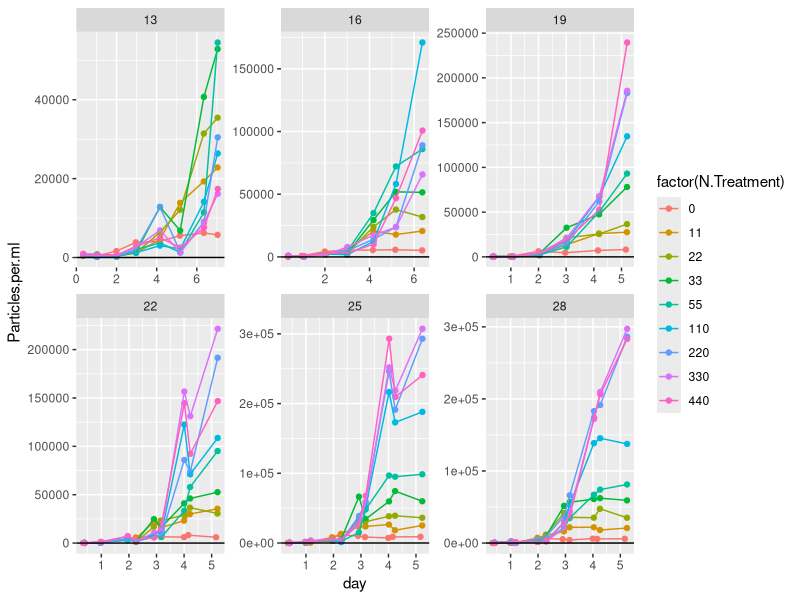
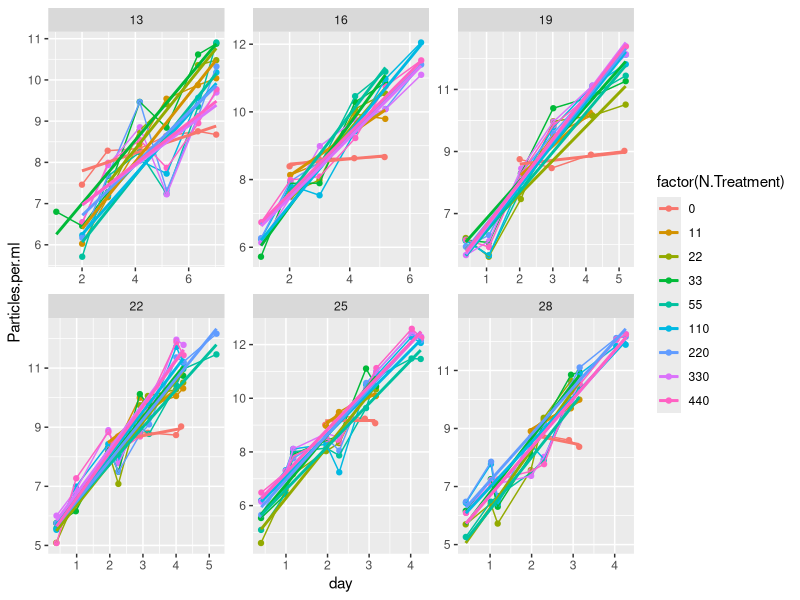
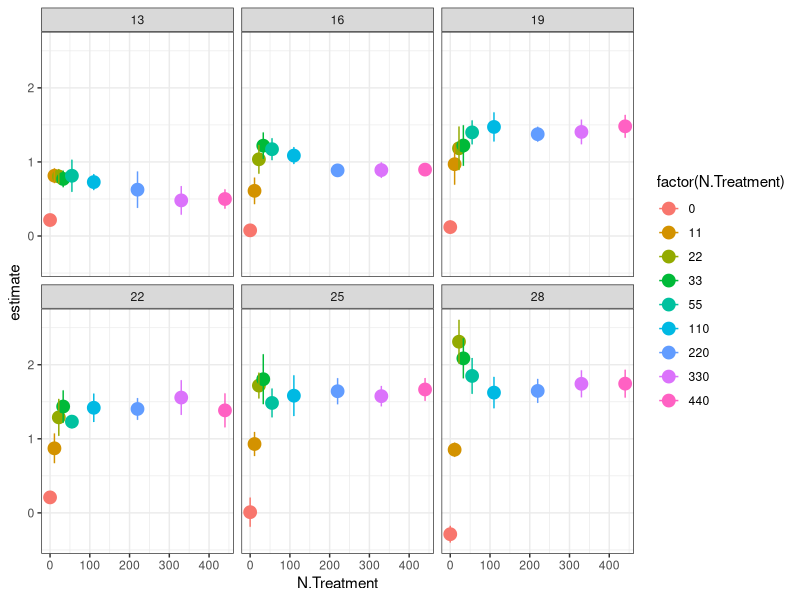

Source code (R) for these figures, in order: (Note: this script raises an error after producing the figures.)
library(tidyverse)
library(broom)
library(minpack.lm)
library(purrr)
library(stringr)

CH <- read_csv("data/monod_data/CH_15_08_02.csv")

#take raw data, add actual N concentrations
CHN<- CH %>% 	
  mutate(day = Hours.since.Innoc/24) %>% 
  mutate(N.Treatment = str_replace(N.Treatment, "1", "11")) %>%
  mutate(N.Treatment = str_replace(N.Treatment, "2", "22")) %>% 
  mutate(N.Treatment = str_replace(N.Treatment, "3", "33")) %>%
  mutate(N.Treatment = str_replace(N.Treatment, "4", "55")) %>%
  mutate(N.Treatment = str_replace(N.Treatment, "5", "110")) %>%
  mutate(N.Treatment = str_replace(N.Treatment, "6", "220")) %>%
  mutate(N.Treatment = str_replace(N.Treatment, "7", "330")) %>%
  mutate(N.Treatment = str_replace(N.Treatment, "8", "440")) %>%  
  mutate(N.Treatment = str_replace(N.Treatment, "1105", "55")) %>% 
  mutate(N.Treatment = as.numeric(N.Treatment))

#plot raw data 
CHN %>% 
  mutate(day = Hours.since.Innoc/24) %>% 
  #filter(Temperature==16) %>% 
  #mutate(Particles.per.ml = log(Particles.per.ml)) %>% 
  ggplot(data = ., aes(x = day, y = Particles.per.ml, color = factor(N.Treatment))) + geom_point() +
  facet_wrap( ~ Temperature, scales = "free") + geom_line() + geom_abline(slope = 1, intercept = 5)


#filter out data where K seems to have been reached beyond the variability expected by noise (quite arbitrary)
CHfiltered<- CH %>% 
  mutate(day = Hours.since.Innoc/24) %>% 
  filter(Temperature == 13 & N.Treatment == 8 & day>1.5 |
           Temperature == 13 & N.Treatment == 7 & day>1.5 |
           Temperature == 13 & N.Treatment == 6 & day>1.5| 
           Temperature == 13 & N.Treatment == 5 & day>1.5|
           Temperature == 13 & N.Treatment == 4 & day>1.5|
           Temperature == 13 & N.Treatment == 3 & day>0.5|
           Temperature == 13 & N.Treatment == 2 & day>2.5|
           Temperature == 13 & N.Treatment == 1 & day>1.5|
           Temperature == 13 & N.Treatment == 0 & day>1.5|
           Temperature == 16 & N.Treatment == 8 & day<7 & day>0.5|
           Temperature == 16 & N.Treatment == 7 & day<7 & day>0.5|
           Temperature == 16 & N.Treatment == 6 & day<7 & day>0.5| 
           Temperature == 16 & N.Treatment == 5 & day<7 & day>0.5|
           Temperature == 16 & N.Treatment == 4 & day<6 & day>1.5|
           Temperature == 16 & N.Treatment == 3 & day<6 & day>0.5|
           Temperature == 16 & N.Treatment == 2 & day<6 & day>1.5|
           Temperature == 16 & N.Treatment == 1 & day<6 & day>1.5|
           Temperature == 16 & N.Treatment == 0 & day<6 & day>1.5|
           Temperature == 19 & N.Treatment == 8 & day<6|
           Temperature == 19 & N.Treatment == 7 & day<6|
           Temperature == 19 & N.Treatment == 6 & day<6| 
           Temperature == 19 & N.Treatment == 5 & day<6|
           Temperature == 19 & N.Treatment == 4 & day<6|
           Temperature == 19 & N.Treatment == 3 & day<6 |
           Temperature == 19 & N.Treatment == 2 & day<6 |
           Temperature == 19 & N.Treatment == 1 & day<5 & day>1.5|
           Temperature == 19 & N.Treatment == 0 & day<6 & day>1.5|
           Temperature == 22 & N.Treatment == 8 & day<5 |
           Temperature == 22 & N.Treatment == 7 & day<5 |
           Temperature == 22 & N.Treatment == 6 & day<6 | 
           Temperature == 22 & N.Treatment == 5 & day<5 |
           Temperature == 22 & N.Treatment == 4 & day<6 |
           Temperature == 22 & N.Treatment == 3 & day<5 |
           Temperature == 22 & N.Treatment == 2 & day<5 |
           Temperature == 22 & N.Treatment == 1 & day<5 & day>1.5|
           Temperature == 22 & N.Treatment == 0 & day<5 & day>1.5|
           Temperature == 25 & N.Treatment == 8 & day<5 |
           Temperature == 25 & N.Treatment == 7 & day<5 |
           Temperature == 25 & N.Treatment == 6 & day<5 | 
           Temperature == 25 & N.Treatment == 5 & day<5 |
           Temperature == 25 & N.Treatment == 4 & day<4.5 |
           Temperature == 25 & N.Treatment == 3 & day<4 |
           Temperature == 25 & N.Treatment == 2 & day<4 |
           Temperature == 25 & N.Treatment == 1 & day<4 & day>1.5|
           Temperature == 25 & N.Treatment == 0 & day<3.8 & day>1.5|
           Temperature == 28 & N.Treatment == 8 & day<5 |
           Temperature == 28 & N.Treatment == 7 & day<5 |
           Temperature == 28 & N.Treatment == 6 & day<5 | 
           Temperature == 28 & N.Treatment == 5 & day<5 |
           Temperature == 28 & N.Treatment == 4 & day<4 |
           Temperature == 28 & N.Treatment == 3 & day<4 |
           Temperature == 28 & N.Treatment == 2 & day<4 |
           Temperature == 28 & N.Treatment == 1 & day<4 & day>1.5|
           Temperature == 28 & N.Treatment == 0 & day<3.8 & day>1.5)



#take filtered data, add actual N concentrations, plot monod curves
CHfilteredN<- CHfiltered %>% 	
  mutate(N.Treatment = str_replace(N.Treatment, "1", "11")) %>%
  mutate(N.Treatment = str_replace(N.Treatment, "2", "22")) %>% 
  mutate(N.Treatment = str_replace(N.Treatment, "3", "33")) %>%
  mutate(N.Treatment = str_replace(N.Treatment, "4", "55")) %>%
  mutate(N.Treatment = str_replace(N.Treatment, "5", "110")) %>%
  mutate(N.Treatment = str_replace(N.Treatment, "6", "220")) %>%
  mutate(N.Treatment = str_replace(N.Treatment, "7", "330")) %>%
  mutate(N.Treatment = str_replace(N.Treatment, "8", "440")) %>%  
  mutate(N.Treatment = str_replace(N.Treatment, "1105", "55")) %>% 
  mutate(N.Treatment = as.numeric(N.Treatment))

#plot filtered data - linear model fits...
CHfilteredN %>% 
  #filter(day>0.5) %>% 
  mutate(Particles.per.ml = log(Particles.per.ml+100)) %>% 
  ggplot(data = ., aes(x = day, y = Particles.per.ml, color = factor(N.Treatment))) + geom_point() +
  facet_wrap( ~ Temperature, scales = "free") + geom_line() + 
  geom_smooth(method=lm, se=FALSE) 

#plot monod curves with error
linear_r<-CHfilteredN %>% 
  mutate(Particles.per.ml = log(Particles.per.ml+100)) %>% 
  filter(day>0.5) %>% 
  group_by(N.Treatment, Temperature) %>% 
  do(tidy(lm(Particles.per.ml ~ day, data=.))) 
linear_r %>% 
  filter(term=="day") %>% 
  ggplot(aes(x = N.Treatment, y = estimate, color = factor(N.Treatment))) + geom_point(size = 4) +
  theme_bw() + facet_wrap( ~ Temperature) + 
  geom_errorbar(aes(ymin=estimate-std.error, ymax=estimate+std.error), width=.2)


write_csv(linear_r, "data-processed/CH_r_lm.csv")
ggsave("figures/CH_monod_curves.png")

#plot linear fit over raw data
linear_r_aug<- CHfilteredN %>% 
  mutate(Particles.per.ml = log(Particles.per.ml+100)) %>% 
  #filter(day>1.5) %>% 
  group_by(N.Treatment, Temperature) %>% 
  do(augment(lm(Particles.per.ml ~ day, data=.))) 

CHN %>% 
  mutate(Particles.per.ml = log(Particles.per.ml)) %>% 
  #filter(N.Treatment==33) %>% 
  ggplot(data = ., aes(x = day, y = Particles.per.ml, color = factor(N.Treatment))) + 
  geom_point() +
  facet_wrap( ~ Temperature, scales = "free") + geom_line() + 
  #geom_line(data=subset(linear_r_aug, linear_r_aug$N.Treatment==33), aes(x=day, y=.fitted, colour=factor(N.Treatment)))
  geom_line(data=linear_r_aug, aes(x=day, y=.fitted, colour=factor(N.Treatment)))


ggsave("figures/CH_linear_R_fits.png")


# previous coding working in non-logged data, fitting exponential curve

CHfilteredN %>% 
  group_by(Temperature, N.Treatment) %>% 
  do(tidy(nls(Particles.per.ml ~ 75 * (1+a)^(Hours.since.Innoc),
              data= .,  start=list(a=0.01),
              control = nls.control(maxiter=100, minFactor=1/204800000)))) %>% 
  ungroup() %>% 
  ggplot(aes(x = N.Treatment, y = estimate, color = factor(N.Treatment))) + geom_point(size = 4) +
  geom_line() + theme_bw() + facet_wrap( ~ Temperature)
ggsave("figures/CH_monod_curves.png")

CH_r <- CHfilteredN %>% 
  group_by(Temperature, N.Treatment) %>% 
  do(tidy(nls(Particles.per.ml ~ 75 * (1+a)^(Hours.since.Innoc),
              data= .,  start=list(a=0.01),
              control = nls.control(maxiter=100, minFactor=1/204800000)))) 

write_csv(CH_r, "data-processed/fitted_r_CH_from_2015.csv")


CHfilteredN %>% 
  group_by(Temperature, N.Treatment) %>% 
  do(tidy(nls(Particles.per.ml ~ 75 * (1+a)^(Hours.since.Innoc),
              data= .,  start=list(a=0.01),
              control = nls.control(maxiter=100, minFactor=1/204800000)))) %>% 
  ggplot(aes(x = Temperature, y = estimate, color = factor(Temperature))) + geom_point(size = 4) +
  geom_line() + theme_bw() + facet_wrap( ~ N.Treatment)
ggsave("figures/CH_TPC_by_nitrate_curves.png")


#set up the jacknifing
for (j in c(13, 16, 19, 22, 25, 28)){
  for (k in c(0, 11, 22, 33, 55, 110, 220, 440)){
    test<-subset(CHfilteredN, CHfilteredN$Temperature==j & CHfilteredN$N.Treatment==k)
    boot_r<-1:100
    for(i in 1:100){
      mod<-sample_n(test, length(test$day)-1) %>% #take a sample of 1 - total # of days
        do(tidy(nls(Particles.per.ml ~ 75 * (1+a)^(Hours.since.Innoc),
                    data= .,  start=list(a=0.01),
                    control = nls.control(maxiter=100, minFactor=1/204800000))))
      boot_r[i]<-mod$estimate
      name<-data.frame(a=unique(boot_r), Temperature=test$Temperature[1], N.Treatment=test$N.Treatment[1])
      assign(paste("CHboot_r_unique", test$Temperature[1], test$N.Treatment[1], sep ="_"), name)
    }
  }
}

# bind all of the objects that start with boot_r_unique
CH_unique_boots<-do.call("rbind", mget(ls(pattern="CHboot_r_unique")))

#plot the jacknifed data - monod
CH_unique_boots %>% 
  group_by(Temperature, N.Treatment) %>% 
  ggplot(aes(x = N.Treatment, y = a, color = factor(N.Treatment))) + geom_point(size = 2) +
  geom_line() + theme_bw() + facet_wrap( ~ Temperature)
ggsave("figures/CH_monod_jacknifed.png")
